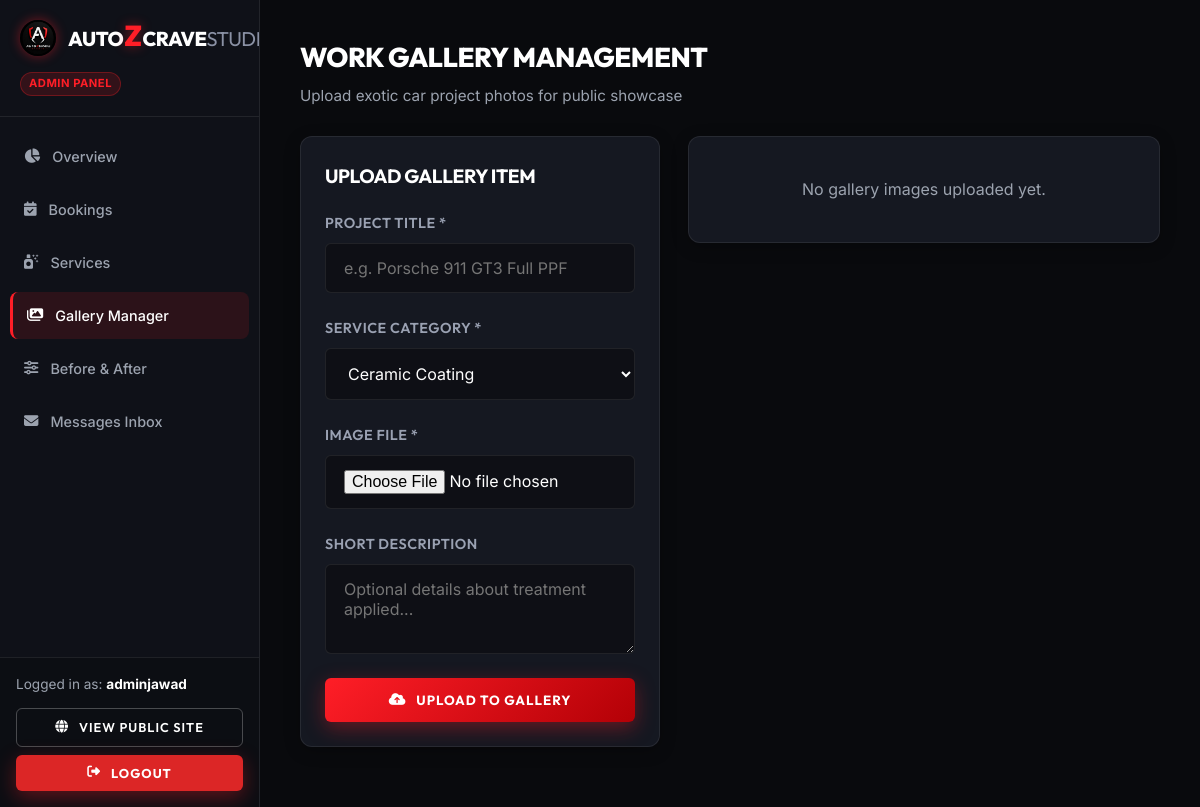
The page /admin/gallery (signed in) on the database as committed earlier.
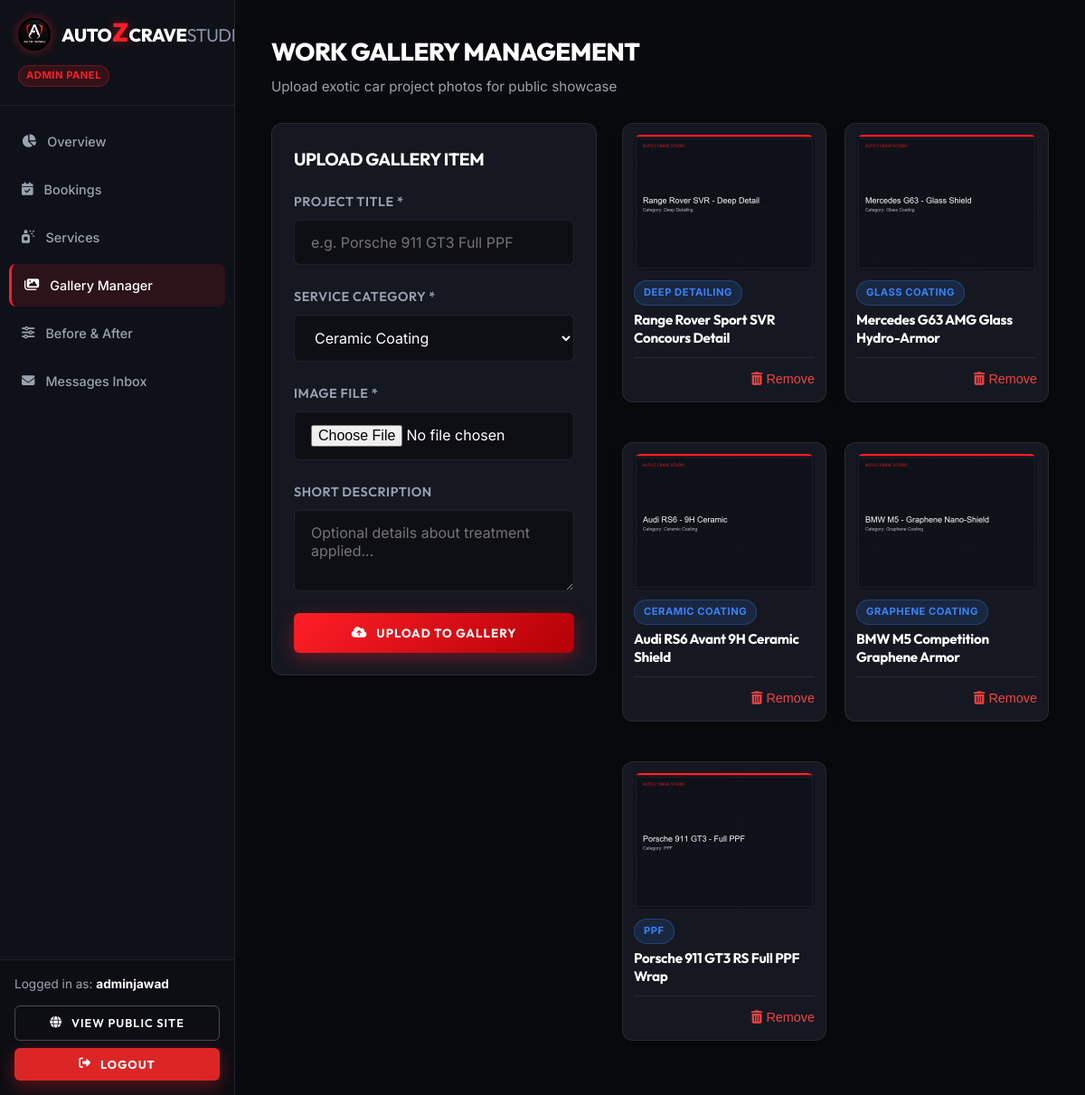
The same page on the database as committed later.
### models/user.py (models this page shows, shortened)
class User(UserMixin, db.Model):
    __tablename__ = 'users'
    id = db.Column(db.Integer, primary_key=True)
    name = db.Column(db.String(100), nullable=False)
    email = db.Column(db.String(120), unique=True, nullable=False, index=True)
    password_hash = db.Column(db.String(256), nullable=False)
    role = db.Column(db.String(20), nullable=False, default='customer')  # 'admin' or 'customer'
    created_at = db.Column(db.DateTime, default=datetime.utcnow)
    def is_admin(self):
        return self.role == 'admin'

### models/gallery.py (models this page shows, shortened)
class GalleryItem(db.Model):
    __tablename__ = 'gallery'
    id = db.Column(db.Integer, primary_key=True)
    title = db.Column(db.String(150), nullable=False)
    image_path = db.Column(db.String(255), nullable=False)
    category = db.Column(db.String(50), nullable=False)  # Ceramic Coating, Glass Coating, Graphene Coating, PPF, Deep Detailing, General
    description = db.Column(db.Text, nullable=True)
    created_at = db.Column(db.DateTime, default=datetime.utcnow)

### routes/admin.py (the view, shortened to what this page needs)
@admin_bp.route('/gallery', methods=['GET', 'POST'])
@admin_required
def gallery():
    items = GalleryItem.query.order_by(GalleryItem.created_at.desc()).all()
    categories = ['Ceramic Coating', 'Glass Coating', 'Graphene Coating', 'PPF', 'Deep Detailing', 'General']
    return render_template('admin/gallery.html', items=items, categories=categories)

### routes/admin.py (called while the page is built)
def admin_required(f):
    @wraps(f)
    @login_required
    def decorated_function(*args, **kwargs):
        if not current_user.is_admin():
            flash('Admin authorization required.', 'error')
            return redirect(url_for('auth.login'))
        return f(*args, **kwargs)
    return decorated_function

### templates/admin/gallery.html (shortened to what this page needs)
{% extends "admin/base_admin.html" %}
{% block content %}
<div class="admin-header">
    <div>
        <h1 class="admin-page-title">WORK GALLERY MANAGEMENT</h1>
        <p style="color: var(--admin-muted); font-size: 0.95rem;">Upload exotic car project photos for public showcase</p>
    </div>
</div>
<div class="admin-split-grid">
    <div class="admin-card-box">
        <h3 style="font-size: 1.2rem; margin-bottom: 20px;">UPLOAD GALLERY ITEM</h3>
        <form action="{{ url_for('admin.gallery') }}" method="POST" enctype="multipart/form-data" class="booking-form">
            <div class="form-group">
                <label class="form-label">Project Title *</label>
                <input type="text" name="title" class="form-control" placeholder="e.g. Porsche 911 GT3 Full PPF" required>
            </div>
            <div class="form-group">
                <label class="form-label">Service Category *</label>
                <select name="category" class="form-select" required>
                    {% for c in categories %}
                    <option value="{{ c }}">{{ c }}</option>
                    {% endfor %}
                </select>
            </div>
            <div class="form-group">
                <label class="form-label">Image File *</label>
                <input type="file" name="image" class="form-control" accept="image/*" required>
            </div>
            <div class="form-group">
                <label class="form-label">Short Description</label>
                <textarea name="description" class="form-control" rows="3" placeholder="Optional details about treatment applied..."></textarea>
            </div>
            <button type="submit" class="btn-primary" style="width: 100%;">
                <i class="fa-solid fa-cloud-arrow-up"></i> UPLOAD TO GALLERY
            </button>
        </form>
    </div>
    <div>
        <div style="display: grid; grid-template-columns: repeat(auto-fill, minmax(220px, 1fr)); gap: 20px;">
            {% for item in items %}
            <div class="admin-card-box" style="padding: 12px;">
                <img src="{{ url_for('static', filename=item.image_path) }}" alt="{{ item.title }}" style="width: 100%; height: 150px; object-fit: cover; border-radius: 8px; margin-bottom: 10px;">
                <span class="badge badge-confirmed" style="font-size: 0.7rem;">{{ item.category }}</span>
                <h4 style="font-size: 0.95rem; margin-top: 6px; color: #fff; line-height: 1.3;">{{ item.title }}</h4>
                <div style="margin-top: 12px; padding-top: 10px; border-top: 1px solid var(--admin-border); text-align: right;">
                    <form action="{{ url_for('admin.delete_gallery_item', item_id=item.id) }}" method="POST" onsubmit="return confirm('Delete this gallery item?');">
                        <button type="submit" style="background: none; border: none; color: #ef4444; cursor: pointer; font-size: 0.9rem;">
                            <i class="fa-solid fa-trash-can"></i> Remove
                        </button>
                    </form>
                </div>
            </div>
            {% else %}
            <div style="grid-column: 1 / -1; text-align: center; color: var(--admin-muted); padding: 40px;" class="admin-card-box">
                No gallery images uploaded yet.
            </div>
            {% endfor %}
        </div>
    </div>
</div>
{% endblock %}

### templates/admin/base_admin.html (shortened to what this page needs)
<!DOCTYPE html>
<html lang="en">
<head>
    <link rel="stylesheet" href="https://cdnjs.cloudflare.com/ajax/libs/font-awesome/6.4.0/css/all.min.css">
    <link rel="stylesheet" href="{{ url_for('static', filename='css/style.css') }}">
    <link rel="stylesheet" href="{{ url_for('static', filename='css/admin.css') }}">
</head>
<body class="admin-body">
    <aside class="admin-sidebar" id="adminSidebar">
        <div class="admin-sidebar-header">
            <a href="{{ url_for('admin.dashboard') }}" class="brand-logo" style="font-size: 1.25rem;">
                <img src="{{ url_for('static', filename='images/logo.jpg') }}" alt="AutozCraveStudio Logo" class="brand-logo-img" style="height: 36px;">
                <span>Auto<span class="z-red">Z</span>Crave<span class="studio-gray">Studio</span></span>
            </a>
            <span style="display:inline-block; font-size:0.7rem; color:var(--red-z); background:rgba(255,30,39,0.15); border:1px solid rgba(255,30,39,0.3); padding:2px 8px; border-radius:50px; font-weight:700; margin-top:8px; letter-spacing:0.5px;">ADMIN PANEL</span>
        </div>
        <nav class="admin-nav">
            <a href="{{ url_for('admin.dashboard') }}" class="admin-nav-item {% if request.endpoint == 'admin.dashboard' %}active{% endif %}">
                <i class="fa-solid fa-chart-pie"></i> Overview
            </a>
            <a href="{{ url_for('admin.bookings') }}" class="admin-nav-item {% if request.endpoint == 'admin.bookings' %}active{% endif %}">
                <i class="fa-solid fa-calendar-check"></i> Bookings
            </a>
            <a href="{{ url_for('admin.services') }}" class="admin-nav-item {% if request.endpoint == 'admin.services' %}active{% endif %}">
                <i class="fa-solid fa-spray-can-sparkles"></i> Services
            </a>
            <a href="{{ url_for('admin.gallery') }}" class="admin-nav-item {% if request.endpoint == 'admin.gallery' %}active{% endif %}">
                <i class="fa-solid fa-images"></i> Gallery Manager
            </a>
            <a href="{{ url_for('admin.before_after') }}" class="admin-nav-item {% if request.endpoint == 'admin.before_after' %}active{% endif %}">
                <i class="fa-solid fa-sliders"></i> Before & After
            </a>
            <a href="{{ url_for('admin.messages') }}" class="admin-nav-item {% if request.endpoint == 'admin.messages' %}active{% endif %}">
                <i class="fa-solid fa-envelope"></i> Messages Inbox
            </a>
        </nav>
        <div class="admin-sidebar-footer">
            <div style="font-size: 0.85rem; color: var(--admin-muted); margin-bottom: 12px;">
                Logged in as: <strong style="color:#fff;">{{ current_user.name }}</strong>
            </div>
            <a href="{{ url_for('main.index') }}" class="btn-outline" target="_blank" style="width: 100%; padding: 8px 14px; font-size: 0.8rem; margin-bottom: 8px; text-align: center; justify-content: center;">
                <i class="fa-solid fa-globe"></i> View Public Site
            </a>
            <a href="{{ url_for('auth.logout') }}" class="btn-primary" style="width: 100%; padding: 8px 14px; font-size: 0.8rem; background: #dc2626; text-align: center; justify-content: center;">
                <i class="fa-solid fa-right-from-bracket"></i> Logout
            </a>
        </div>
    </aside>
    <main class="admin-main">
        {% block content %}{% endblock %}
    </main>
</body>
</html>

### static/css/style.css (style rules this page uses)
:root { --bg-dark: #0a0b0e; --bg-surface: #11131a; --bg-card: rgba(20, 24, 34, 0.75); --bg-card-hover: rgba(28, 33, 46, 0.85); --border-color: rgba(255, 255, 255, 0.08); --border-accent: rgba(255, 30, 39, 0.4); --text-main: #ffffff; --text-muted: #9aa1b2; --text-subtle: #6c758d; --red-z: #ff1e27; --red-glow: rgba(255, 30, 39, 0.45); --red-gradient: linear-gradient(135deg, #ff1e27 0%, #b30006 100%); --font-heading: 'Outfit', 'Montserrat', -apple-system, sans-serif; --font-body: 'Inter', -apple-system, sans-serif; --radius-sm: 6px; --radius-md: 12px; --radius-lg: 20px; --transition: all 0.3s cubic-bezier(0.16, 1, 0.3, 1); }
*, *::before, *::after { box-sizing: border-box; margin: 0; padding: 0; }
html { scroll-behavior: smooth; font-size: 16px; }
body { background-color: var(--bg-dark); color: var(--text-main); font-family: var(--font-body); line-height: 1.6; overflow-x: hidden; min-height: 100vh; display: flex; flex-direction: column; }
h1, h2, h3, h4, h5, h6 { font-family: var(--font-heading); font-weight: 700; letter-spacing: -0.02em; color: var(--text-main); }
a { color: inherit; text-decoration: none; transition: var(--transition); }
img { max-width: 100%; height: auto; display: block; }
.brand-logo { font-family: var(--font-heading); font-size: 1.6rem; font-weight: 800; letter-spacing: -0.5px; text-transform: uppercase; color: #ffffff; display: inline-flex; align-items: center; gap: 12px; margin-right: 40px; }
.brand-logo-img { height: 44px; width: auto; border-radius: 50%; box-shadow: 0 0 12px var(--red-glow); transition: transform 0.3s ease; }
.brand-logo .z-red { color: var(--red-z); text-shadow: 0 0 12px var(--red-glow); font-size: 1.8rem; line-height: 1; margin: 0 1px; }
.brand-logo .studio-gray { color: #8a91a4; font-weight: 400; }
.btn-primary { display: inline-flex; align-items: center; justify-content: center; gap: 10px; background: var(--red-gradient); color: #ffffff; font-family: var(--font-heading); font-weight: 700; text-transform: uppercase; letter-spacing: 1px; padding: 14px 32px; border-radius: var(--radius-sm); border: none; cursor: pointer; box-shadow: 0 6px 20px rgba(255, 30, 39, 0.35); transition: var(--transition); }
.btn-outline { display: inline-flex; align-items: center; justify-content: center; gap: 10px; background: transparent; color: #ffffff; font-family: var(--font-heading); font-weight: 600; text-transform: uppercase; letter-spacing: 1px; padding: 13px 30px; border-radius: var(--radius-sm); border: 1px solid rgba(255, 255, 255, 0.25); cursor: pointer; transition: var(--transition); }
.booking-form { display: flex; flex-direction: column; gap: 24px; }
.form-group { display: flex; flex-direction: column; gap: 8px; }
.form-label { font-family: var(--font-heading); font-size: 0.9rem; font-weight: 600; text-transform: uppercase; letter-spacing: 0.5px; color: var(--text-muted); }
.form-control, .form-select { width: 100%; padding: 14px 18px; background: rgba(10, 11, 14, 0.6); border: 1px solid var(--border-color); border-radius: var(--radius-sm); color: var(--text-main); font-family: var(--font-body); font-size: 1rem; transition: var(--transition); }

Rows that differ between the two databases and show on the page:
added GalleryItem: image_path (picture), category "DEEP DETAILING", title "Range Rover Sport SVR Concours Detail"
added GalleryItem: image_path (picture), category "GLASS COATING", title "Mercedes G63 AMG Glass Hydro-Armor"
added GalleryItem: image_path (picture), category "CERAMIC COATING", title "Audi RS6 Avant 9H Ceramic Shield"
added GalleryItem: image_path (picture), category "GRAPHENE COATING", title "BMW M5 Competition Graphene Armor"
added GalleryItem: image_path (picture), category "PPF", title "Porsche 911 GT3 RS Full PPF Wrap"
Other text that changed with them:
text no longer shown: "No gallery images uploaded yet."
